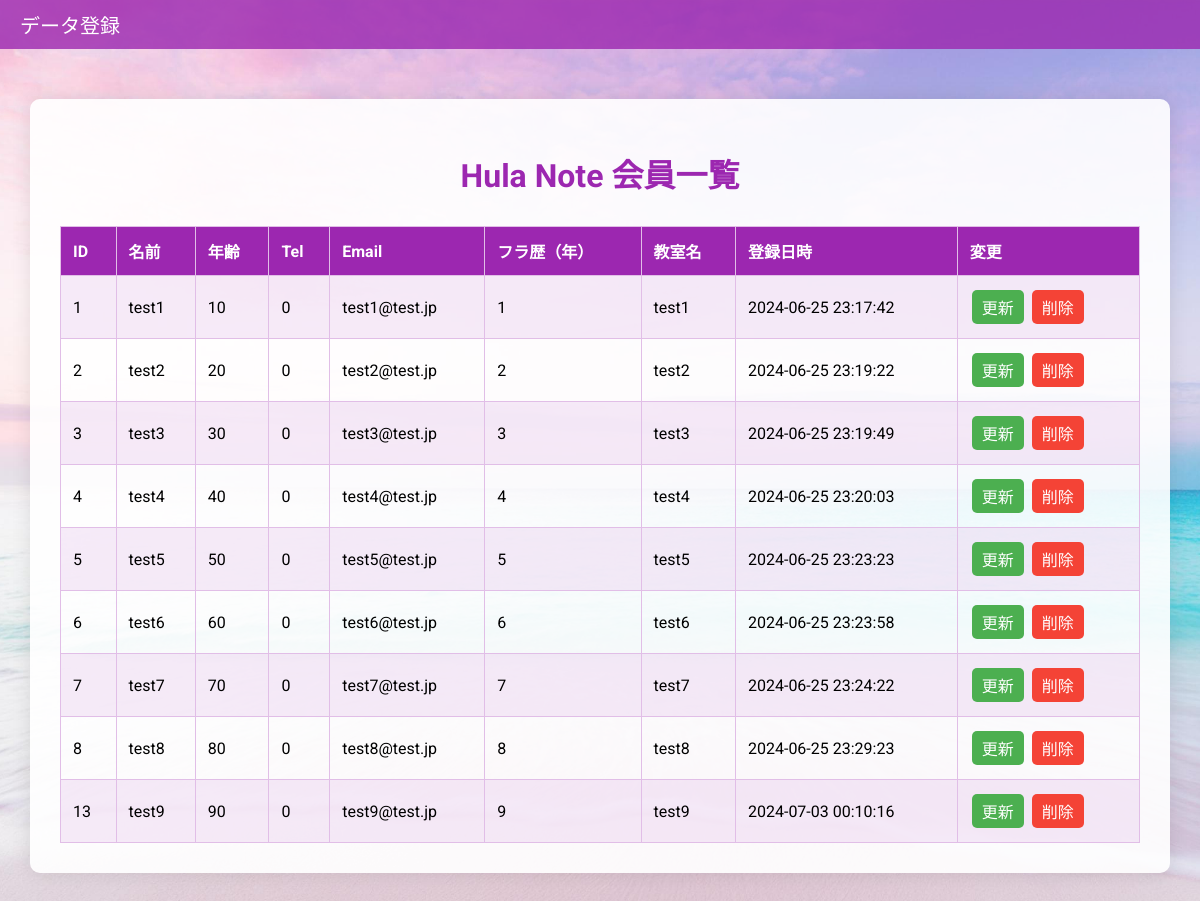
The page /select.php on the database its author committed.
### tables this page shows
CREATE TABLE `gs_kadai_hula` (
  `id` int(12) NOT NULL,
  `name` varchar(64) NOT NULL,
  `age` int(3) NOT NULL,
  `tel` varchar(11) NOT NULL,
  `email` varchar(128) NOT NULL,
  `hulareki` varchar(2) DEFAULT NULL,
  `halauname` varchar(50) DEFAULT NULL,
  `indate` datetime NOT NULL
);

### funcs.php (called while the page is built, shortened)
<?php
function h($str)
{
    return htmlspecialchars($str, ENT_QUOTES, 'UTF-8');
}

### select.php (the view, shortened to what this page needs)
<?php
require_once("funcs.php");
$pdo = db_conn();
$sql = "SELECT * FROM gs_kadai_hula";
$stmt = $pdo->prepare($sql);
$status = $stmt->execute();
$values = [];
if($status==false) {
  $error = $stmt->errorInfo();
  exit("SQL_ERROR:".$error[2]);
} else {
  $values = $stmt->fetchAll(PDO::FETCH_ASSOC);
}
?>
<!DOCTYPE html>
<html lang="ja">
<head>
</head>
<body>
<header>
  <nav class="navbar">
    <a class="navbar-brand" href="index.php">データ登録</a>
  </nav>
</header>
<div class="container">
  <h1>Hula Note 会員一覧</h1>
  <table>
  <tr>
    <th>ID</th>
    <th>名前</th>
    <th>年齢</th>
    <th>Tel</th>
    <th>Email</th>
    <th>フラ歴（年）</th>
    <th>教室名</th>
    <th>登録日時</th>
    <th>変更</th>
  </tr>
  <?php foreach($values as $value): ?>
  <tr>
    <td><?php echo h($value["id"]); ?></td>
    <td><?php echo h($value["name"]); ?></td>
    <td><?php echo h($value["age"]); ?></td>
    <td><?php echo h($value["tel"]); ?></td>
    <td><?php echo h($value["email"]); ?></td>
    <td><?php echo h($value["hulareki"]); ?></td>
    <td><?php echo h($value["halauname"]); ?></td>
    <td><?php echo h($value["indate"]); ?></td>
    <td>
      <a href="detail.php?id=<?php echo h($value['id']); ?>" class="btn-update">更新</a>
      <a href="delete.php?id=<?php echo h($value['id']); ?>" class="btn-delete" onclick="return confirm('本当に削除してもよろしいですか？');">削除</a>
    </td>
  </tr>
  <?php endforeach; ?>
</table>
</div>
</body>
</html>

### select.php (style rules this page uses)
body { font-family: 'Roboto', sans-serif; margin: 0; padding: 0; background-image: url('img/hawaii.jpg'); background-size: cover; background-position: center; background-attachment: fixed; }
.container { max-width: 90%; margin: 50px auto; background-color: rgba(255, 255, 255, 0.9); border-radius: 10px; box-shadow: 0 0 20px rgba(0, 0, 0, 0.1); padding: 30px; }
h1 { color: #9c27b0; text-align: center; margin-bottom: 30px; }
table { width: 100%; border-collapse: collapse; margin-top: 20px; }
th, td { border: 1px solid #e1bee7; padding: 12px; text-align: left; }
th { background-color: #9c27b0; color: white; }
tr:nth-child(even) { background-color: rgba(225, 190, 231, 0.3); }
.navbar { background-color: rgba(156, 39, 176, 0.8); padding: 10px 0; }
.navbar-brand { color: #fff; text-decoration: none; font-size: 20px; margin-left: 20px; }
.btn-update, .btn-delete { display: inline-block; padding: 5px 10px; margin: 2px; border-radius: 5px; text-decoration: none; color: white; }
.btn-update { background-color: #4CAF50; }
.btn-delete { background-color: #f44336; }

### rows shown on the page
gs_kadai_hula: id "1", name "test1", age "10", tel "0", email "test1@test.jp", hulareki "1", halauname "test1", indate "2024-06-25 23:17:42"
gs_kadai_hula: id "2", name "test2", age "20", tel "0", email "test2@test.jp", hulareki "2", halauname "test2", indate "2024-06-25 23:19:22"
gs_kadai_hula: id "3", name "test3", age "30", tel "0", email "test3@test.jp", hulareki "3", halauname "test3", indate "2024-06-25 23:19:49"
gs_kadai_hula: id "4", name "test4", age "40", tel "0", email "test4@test.jp", hulareki "4", halauname "test4", indate "2024-06-25 23:20:03"
gs_kadai_hula: id "5", name "test5", age "50", tel "0", email "test5@test.jp", hulareki "5", halauname "test5", indate "2024-06-25 23:23:23"
gs_kadai_hula: id "6", name "test6", age "60", tel "0", email "test6@test.jp", hulareki "6", halauname "test6", indate "2024-06-25 23:23:58"
gs_kadai_hula: id "7", name "test7", age "70", tel "0", email "test7@test.jp", hulareki "7", halauname "test7", indate "2024-06-25 23:24:22"
gs_kadai_hula: id "8", name "test8", age "80", tel "0", email "test8@test.jp", hulareki "8", halauname "test8", indate "2024-06-25 23:29:23"
gs_kadai_hula: id "13", name "test9", age "90", tel "0", email "test9@test.jp", hulareki "9", halauname "test9", indate "2024-07-03 00:10:16"
